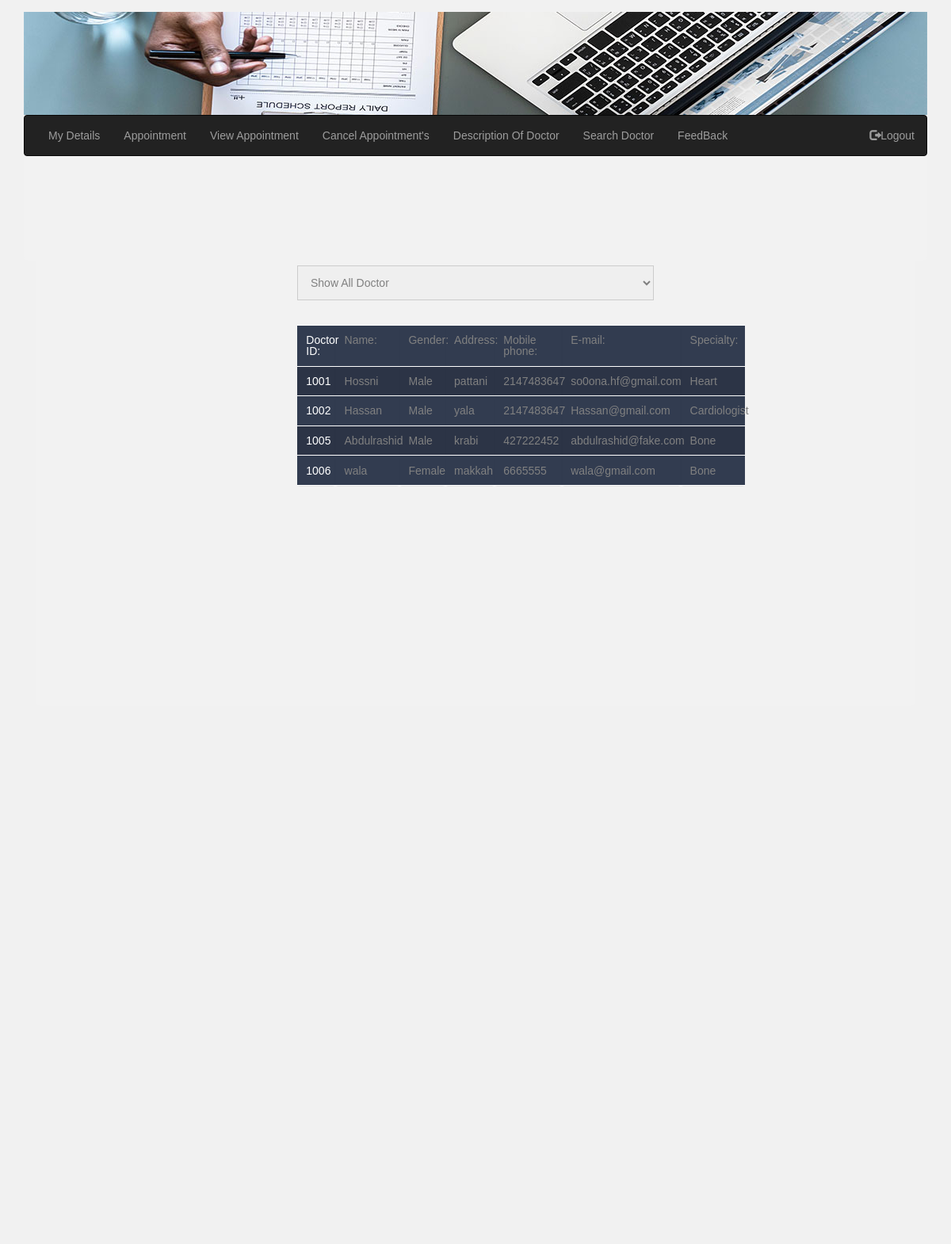
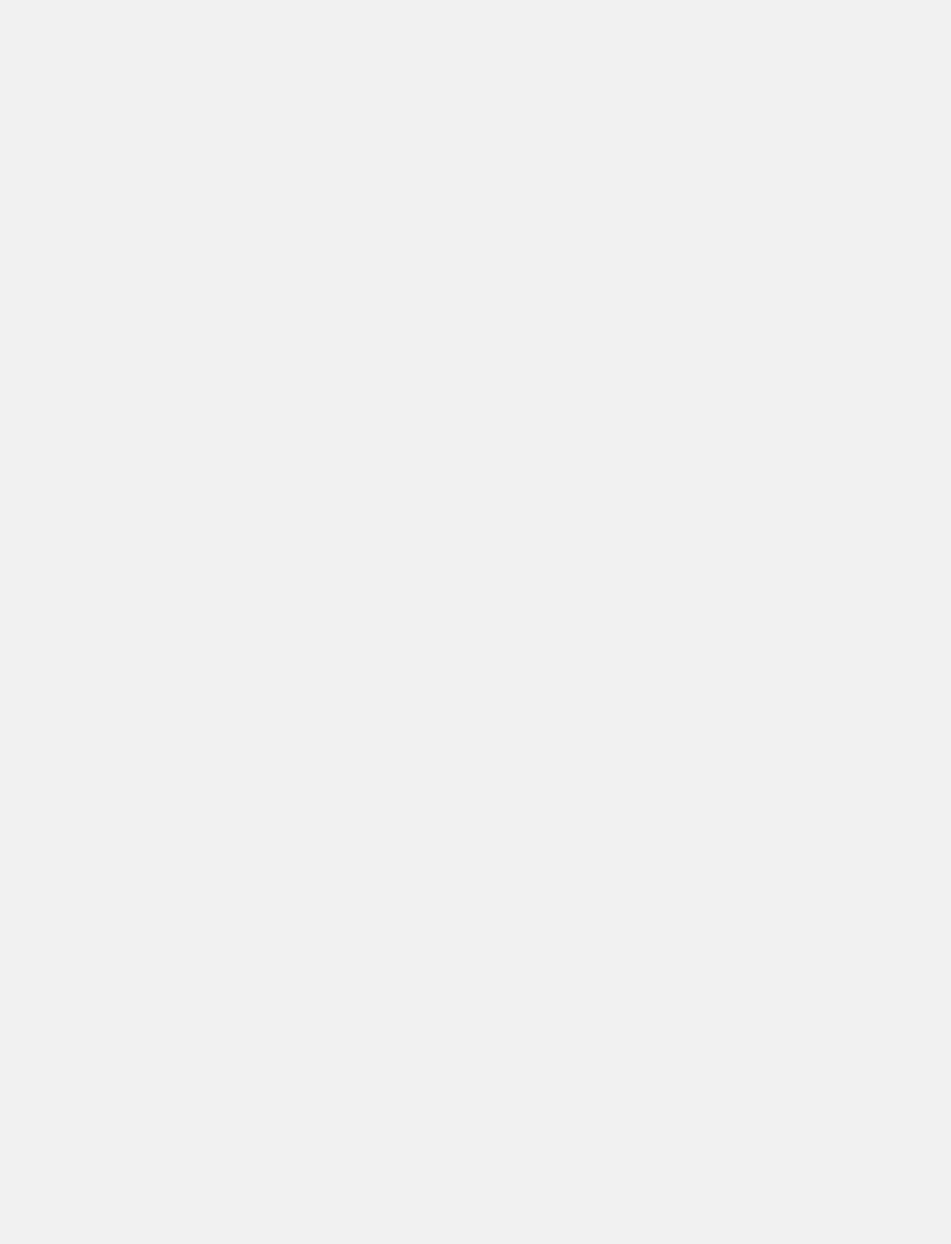
The app's page /patient/SearchDr.php, older data (2 pictures, top to bottom).
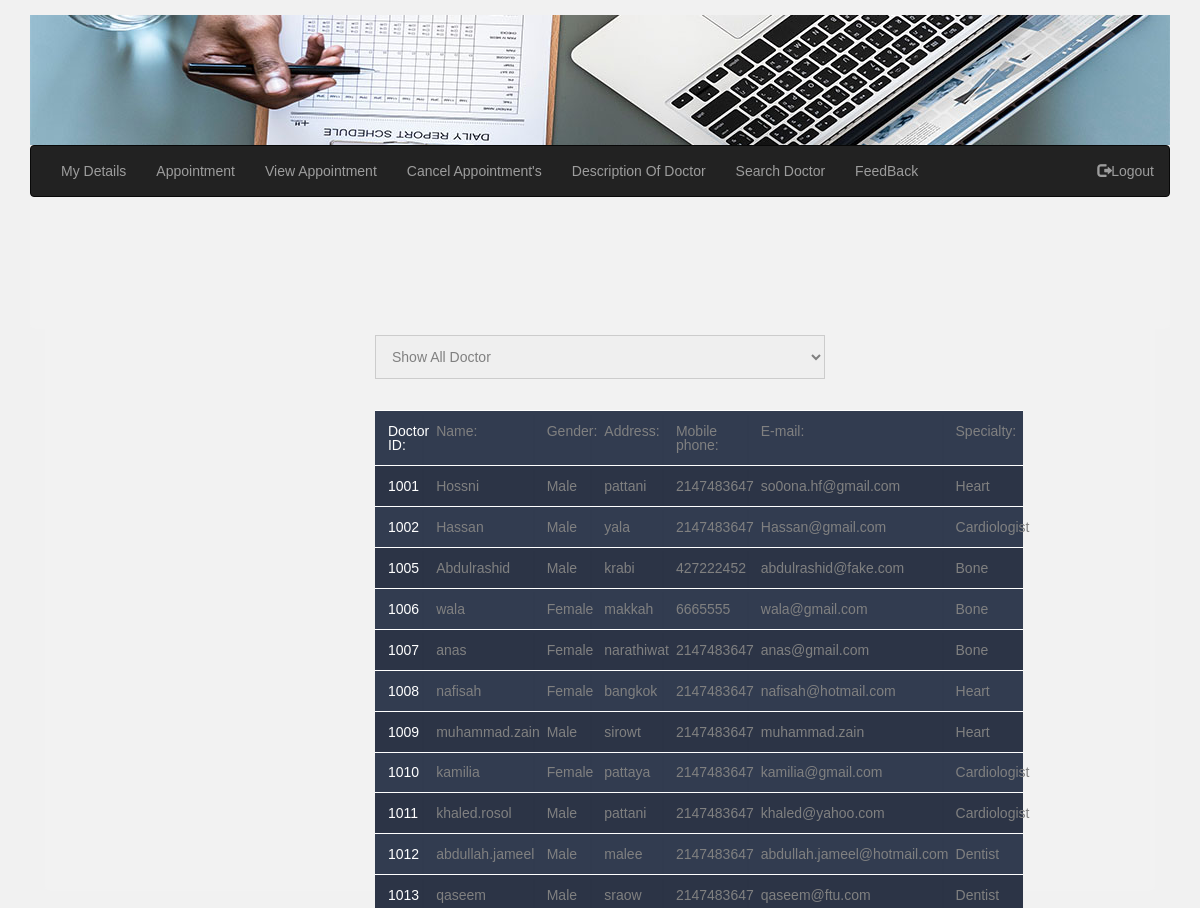
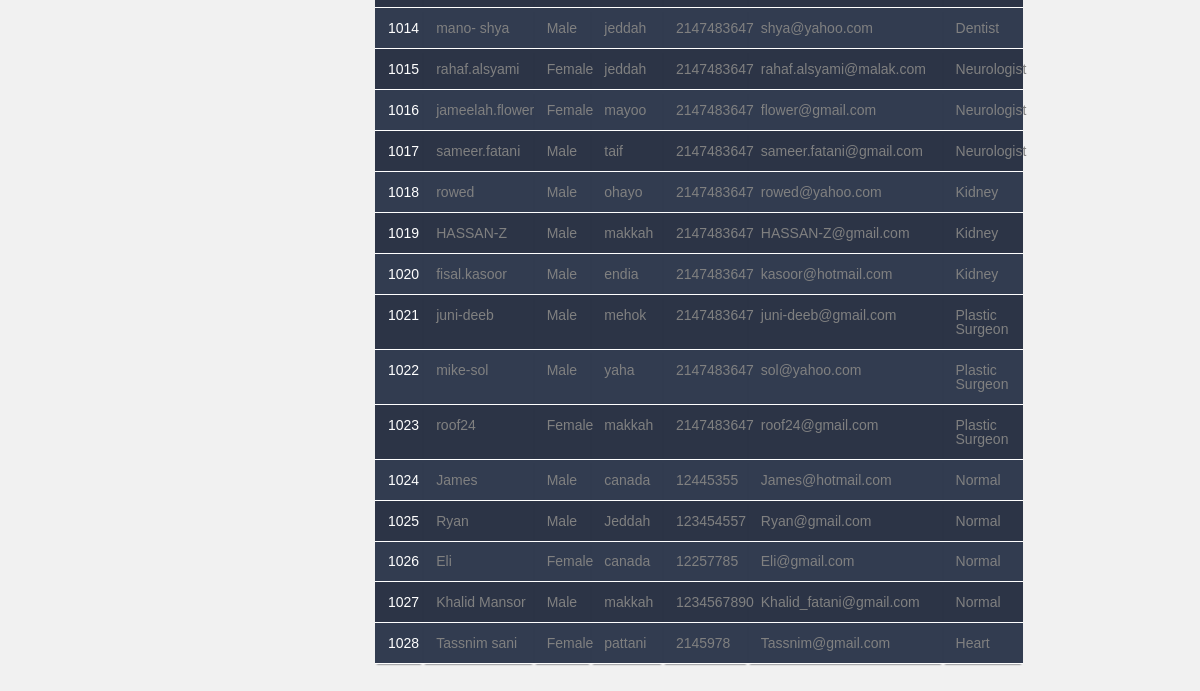
The same page, newer data (2 pictures, top to bottom).
### tables this page shows
CREATE TABLE `doctor` (
  `dr_id` int(10) NOT NULL,
  `dr_name` varchar(50) NOT NULL,
  `gender` varchar(20) NOT NULL,
  `dr_pass` int(50) NOT NULL,
  `dr_address` varchar(500) NOT NULL,
  `dr_mobile` int(20) NOT NULL,
  `dr_Email` varchar(100) NOT NULL,
  `dr_specialty` varchar(500) NOT NULL,
  `id_cate` int(10) NOT NULL
);

### patient/SearchDr.php (the view, shortened to what this page needs)
<?php
 $connect = mysqli_connect('localhost', 'root', '', 'hospital');
 function fill_doctor($connect)
 {
     $output = '';
     $sql = 'SELECT * FROM doctor';
     $result = mysqli_query($connect, $sql);
     if ($result->num_rows > 0) {
         $output .= '<div>';
         $output .= '<table class="container">';
         $output .= '<table style="text-align:center;">';
         $output .= '<tr>';
         $output .= '<td>Doctor ID:</td>';
         $output .= '<td>Name:</td>';
         $output .= '<td>Gender:</td>';
         $output .= '<td>Address:</td>';
         $output .= '<td>Mobile phone:</td>';
         $output .= '<td>E-mail:</td>';
         $output .= '<td>Specialty:</td>';
         $output .= '</tr>';
         while ($row = mysqli_fetch_array($result)) {
             $output .= '<tr>';
             $output .= '<td>'.$row['dr_id'].'</td>';
             $output .= '<td>'.$row['dr_name'].'</td>';
             $output .= '<td>'.$row['gender'].'</td>';
             $output .= '<td>'.$row['dr_address'].'</td>';
             $output .= '<td>'.$row['dr_mobile'].'</td>';
             $output .= '<td>'.$row['dr_Email'].'</td>';
             $output .= '<td>'.$row['dr_specialty'].'</td>';
             $output .= '</tr>';
         }
         $output .= '</table>';
         $output .= '</table>';
         $output .= '</div>';
         return $output;
     }
 }
 ?>
<!DOCTYPE html>
<html>
<head>
		<link rel="stylesheet" href="https://maxcdn.bootstrapcdn.com/bootstrap/3.3.6/css/bootstrap.min.css" />
		<link rel="stylesheet" type="text/css" href=".../../../CSS/style.css">
		<link rel="stylesheet" type="text/css" href=".../../../CSS/tablestyle.css">
</head>
<body>
	<div style="padding:15px 15px 2500px;">
<div class="container">
	   <div class="row">
        <?php include '.../../menuU.php'; ?>
        			 </div>
                     </div>
	<div id="signup_form" >
    <select name="categorie" id="categorie">
                      <option value="">Show All Doctor</option>
                 </select>
                 <div class="row" id="show_doctor" style="padding:15px 15px 2500px;">
                      <?php echo fill_doctor($connect); ?>
</div>
</div>
 </div>
</body>
</html>

Row changes from the older to the newer data that the page shows:
added doctor: dr_id "1007", dr_name "anas", gender "Female", dr_address "narathiwat", dr_mobile "2147483647", dr_Email "anas@gmail.com", dr_specialty "Bone"
added doctor: dr_id "1008", dr_name "nafisah", gender "Female", dr_address "bangkok", dr_mobile "2147483647", dr_Email "nafisah@hotmail.com", dr_specialty "Heart"
added doctor: dr_id "1009", dr_name "muhammad.zain", gender "Male", dr_address "sirowt", dr_mobile "2147483647", dr_Email "muhammad.zain", dr_specialty "Heart"
added doctor: dr_id "1010", dr_name "kamilia", gender "Female", dr_address "pattaya", dr_mobile "2147483647", dr_Email "kamilia@gmail.com", dr_specialty "Cardiologist"
added doctor: dr_id "1011", dr_name "khaled.rosol", gender "Male", dr_address "pattani", dr_mobile "2147483647", dr_Email "khaled@yahoo.com", dr_specialty "Cardiologist"
added doctor: dr_id "1012", dr_name "abdullah.jameel", gender "Male", dr_address "malee", dr_mobile "2147483647", dr_Email "abdullah.jameel@hotmail.com", dr_specialty "Dentist"
added doctor: dr_id "1013", dr_name "qaseem", gender "Male", dr_address "sraow", dr_mobile "2147483647", dr_Email "qaseem@ftu.com", dr_specialty "Dentist"
added doctor: dr_id "1014", dr_name "mano- shya", gender "Male", dr_address "jeddah", dr_mobile "2147483647", dr_Email "shya@yahoo.com", dr_specialty "Dentist"
added doctor: dr_id "1015", dr_name "rahaf.alsyami", gender "Female", dr_address "jeddah", dr_mobile "2147483647", dr_Email "rahaf.alsyami@malak.com", dr_specialty "Neurologist"
added doctor: dr_id "1016", dr_name "jameelah.flower", gender "Female", dr_address "mayoo", dr_mobile "2147483647", dr_Email "flower@gmail.com", dr_specialty "Neurologist"
added doctor: dr_id "1017", dr_name "sameer.fatani", gender "Male", dr_address "taif", dr_mobile "2147483647", dr_Email "sameer.fatani@gmail.com", dr_specialty "Neurologist"
added doctor: dr_id "1018", dr_name "rowed", gender "Male", dr_address "ohayo", dr_mobile "2147483647", dr_Email "rowed@yahoo.com", dr_specialty "Kidney"
added doctor: dr_id "1019", dr_name "HASSAN-Z", gender "Male", dr_address "makkah", dr_mobile "2147483647", dr_Email "HASSAN-Z@gmail.com", dr_specialty "Kidney"
added doctor: dr_id "1020", dr_name "fisal.kasoor", gender "Male", dr_address "endia", dr_mobile "2147483647", dr_Email "kasoor@hotmail.com", dr_specialty "Kidney"
added doctor: dr_id "1021", dr_name "juni-deeb", gender "Male", dr_address "mehok", dr_mobile "2147483647", dr_Email "juni-deeb@gmail.com", dr_specialty "Plastic Surgeon"
added doctor: dr_id "1022", dr_name "mike-sol", gender "Male", dr_address "yaha", dr_mobile "2147483647", dr_Email "sol@yahoo.com", dr_specialty "Plastic Surgeon"
added doctor: dr_id "1023", dr_name "roof24", gender "Female", dr_address "makkah", dr_mobile "2147483647", dr_Email "roof24@gmail.com", dr_specialty "Plastic Surgeon"
added doctor: dr_id "1024", dr_name "James", gender "Male", dr_address "canada", dr_mobile "12445355", dr_Email "James@hotmail.com", dr_specialty "Normal"
added doctor: dr_id "1025", dr_name "Ryan", gender "Male", dr_address "Jeddah", dr_mobile "123454557", dr_Email "Ryan@gmail.com", dr_specialty "Normal"
added doctor: dr_id "1026", dr_name "Eli", gender "Female", dr_address "canada", dr_mobile "12257785", dr_Email "Eli@gmail.com", dr_specialty "Normal"
added doctor: dr_id "1027", dr_name "Khalid Mansor", gender "Male", dr_address "makkah", dr_mobile "1234567890", dr_Email "Khalid_fatani@gmail.com", dr_specialty "Normal"
added doctor: dr_id "1028", dr_name "Tassnim sani", gender "Female", dr_address "pattani", dr_mobile "2145978", dr_Email "Tassnim@gmail.com", dr_specialty "Heart"
